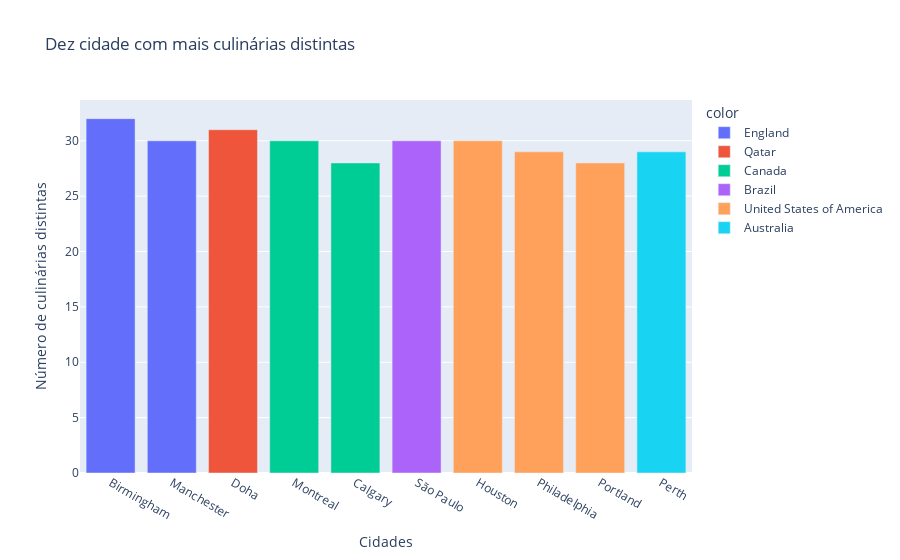

Notebook code cell kept with this figure:
### Markdown cell above
### Dez cidades com mais tipos de restaurantes (culinárias) distintos

### Code cell
df_aux = (data[['city', 'country', 'cuisines']]
.groupby(['city', 'country'])
.nunique()
.sort_values(by='cuisines', ascending=False)
.reset_index()).head(10)

fig = px.bar(x=df_aux.city, 
       y=df_aux.cuisines,
       title='Dez cidade com mais culinárias distintas',
       labels={'x':'Cidades', 'y':'Número de culinárias distintas'},
       color=df_aux.country)

fig.show()

### Figure 1 — Plotly figure (JSON) as saved in the notebook; plotly's stock layout.template omitted (floating-point values rounded to 4 significant figures)
{"data": [{"alignmentgroup": "True", "hovertemplate": "color=England<br>Cidades=%{x}<br>Número de culinárias distintas=%{y}<extra></extra>", "legendgroup": "England", "marker": {"color": "#636efa", "pattern": {"shape": ""}}, "name": "England", "offsetgroup": "England", "orientation": "v", "showlegend": true, "textposition": "auto", "type": "bar", "x": ["Birmingham", "Manchester"], "xaxis": "x", "y": [32, 30], "yaxis": "y"}, {"alignmentgroup": "True", "hovertemplate": "color=Qatar<br>Cidades=%{x}<br>Número de culinárias distintas=%{y}<extra></extra>", "legendgroup": "Qatar", "marker": {"color": "#EF553B", "pattern": {"shape": ""}}, "name": "Qatar", "offsetgroup": "Qatar", "orientation": "v", "showlegend": true, "textposition": "auto", "type": "bar", "x": ["Doha"], "xaxis": "x", "y": [31], "yaxis": "y"}, {"alignmentgroup": "True", "hovertemplate": "color=Canada<br>Cidades=%{x}<br>Número de culinárias distintas=%{y}<extra></extra>", "legendgroup": "Canada", "marker": {"color": "#00cc96", "pattern": {"shape": ""}}, "name": "Canada", "offsetgroup": "Canada", "orientation": "v", "showlegend": true, "textposition": "auto", "type": "bar", "x": ["Montreal", "Calgary"], "xaxis": "x", "y": [30, 28], "yaxis": "y"}, {"alignmentgroup": "True", "hovertemplate": "color=Brazil<br>Cidades=%{x}<br>Número de culinárias distintas=%{y}<extra></extra>", "legendgroup": "Brazil", "marker": {"color": "#ab63fa", "pattern": {"shape": ""}}, "name": "Brazil", "offsetgroup": "Brazil", "orientation": "v", "showlegend": true, "textposition": "auto", "type": "bar", "x": ["São Paulo"], "xaxis": "x", "y": [30], "yaxis": "y"}, {"alignmentgroup": "True", "hovertemplate": "color=United States of America<br>Cidades=%{x}<br>Número de culinárias distintas=%{y}<extra></extra>", "legendgroup": "United States of America", "marker": {"color": "#FFA15A", "pattern": {"shape": ""}}, "name": "United States of America", "offsetgroup": "United States of America", "orientation": "v", "showlegend": true, "textposition": "auto", "type": "bar", "x": ["Houston", "Philadelphia", "Portland"], "xaxis": "x", "y": [30, 29, 28], "yaxis": "y"}, {"alignmentgroup": "True", "hovertemplate": "color=Australia<br>Cidades=%{x}<br>Número de culinárias distintas=%{y}<extra></extra>", "legendgroup": "Australia", "marker": {"color": "#19d3f3", "pattern": {"shape": ""}}, "name": "Australia", "offsetgroup": "Australia", "orientation": "v", "showlegend": true, "textposition": "auto", "type": "bar", "x": ["Perth"], "xaxis": "x", "y": [29], "yaxis": "y"}], "layout": {"barmode": "relative", "legend": {"title": {"text": "color"}, "tracegroupgap": 0}, "title": {"text": "Dez cidade com mais culinárias distintas"}, "xaxis": {"anchor": "y", "domain": [0, 1], "title": {"text": "Cidades"}}, "yaxis": {"anchor": "x", "domain": [0, 1], "title": {"text": "Número de culinárias distintas"}}}}
